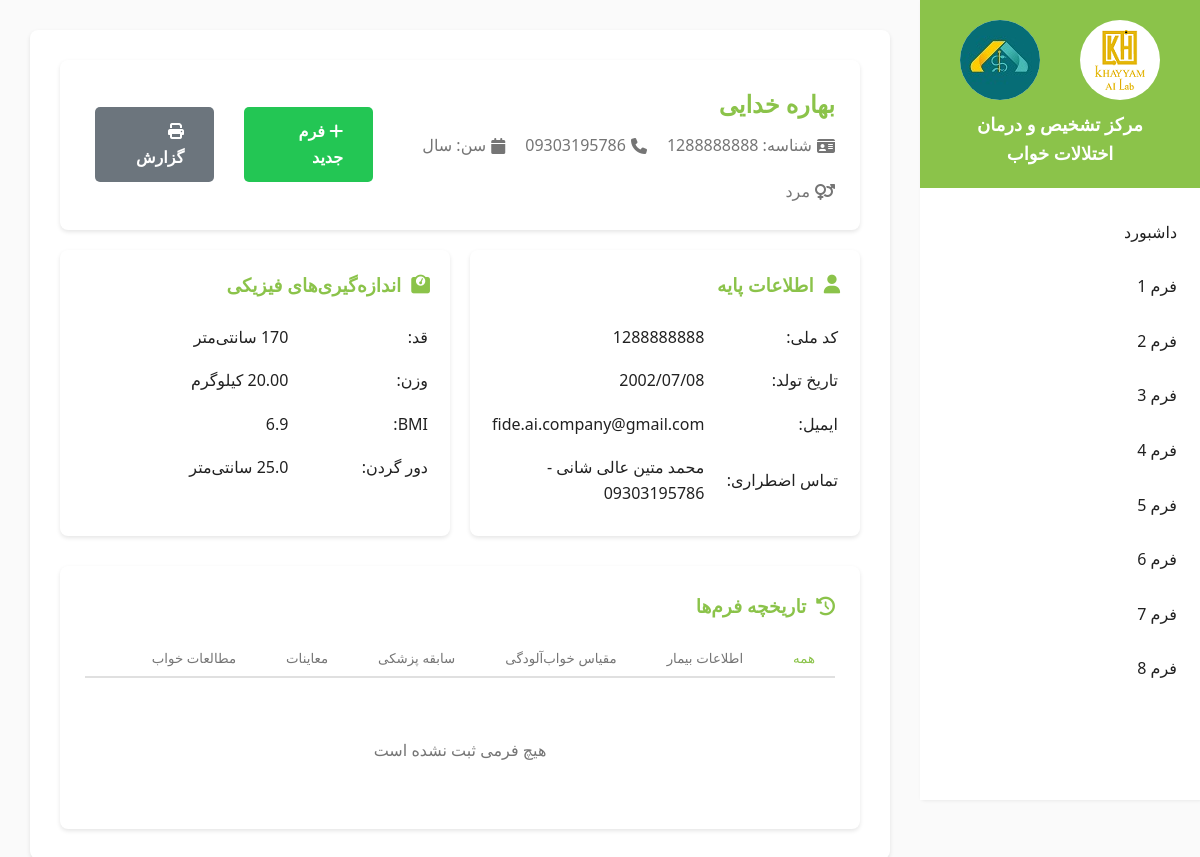
/patients/2/ (signed in), run on the app's committed database.
### patient_app/models.py (models this page shows, shortened)
class Patient(models.Model):
    patient_id = models.CharField(max_length=20, unique=True, verbose_name="شناسه بیمار")
    first_name = models.CharField(max_length=100, verbose_name="نام")
    last_name = models.CharField(max_length=100, verbose_name="نام خانوادگی")
    national_id = models.CharField(max_length=10, unique=True, verbose_name="کد ملی", blank=True, null=True)
    phone = models.CharField(max_length=15, verbose_name="تلفن همراه")
    email = models.EmailField(blank=True, null=True, verbose_name="پست الکترونیکی")
    emergency_contact_name = models.CharField(max_length=200, blank=True, null=True, verbose_name="نام فرد تماس اضطراری")
    emergency_contact_phone = models.CharField(max_length=15, blank=True, null=True, verbose_name="تلفن تماس اضطراری")
    GENDER_CHOICES = [
        ('M', 'مرد'),
        ('F', 'زن'),
    ]
    gender = models.CharField(max_length=1, choices=GENDER_CHOICES, verbose_name="جنسیت")
    birth_date = models.DateField(verbose_name="تاریخ تولد")
    height = models.IntegerField(validators=[MinValueValidator(50), MaxValueValidator(250)],
                                 verbose_name="قد (سانتی متر)")
    weight = models.DecimalField(max_digits=5, decimal_places=2,
                                validators=[MinValueValidator(20), MaxValueValidator(300)],
                                verbose_name="وزن (کیلوگرم)")
    neck_circumference = models.DecimalField(max_digits=4, decimal_places=1, blank=True, null=True,
                                           verbose_name="اندازه دور گردن")
    bmi = models.DecimalField(max_digits=4, decimal_places=2, blank=True, null=True,
                             verbose_name="BMI")
    created_at = models.DateTimeField(auto_now_add=True, verbose_name="تاریخ ایجاد")
    updated_at = models.DateTimeField(auto_now=True, verbose_name="تاریخ آخرین ویرایش")
    created_by = models.ForeignKey(User, on_delete=models.SET_NULL, null=True,
                                  related_name='created_patients', verbose_name="ایجاد کننده")
    class Meta:
        verbose_name = "بیمار"
        verbose_name_plural = "بیماران"
        ordering = ['-created_at']

### patient_app/views.py (the view)
# urls.py: path('patients/<int:patient_id>/', views.patient_detail, name='patient_detail'),
@login_required
def patient_detail(request, patient_id):
    patient = get_object_or_404(Patient, id=patient_id)
    context = {
        'patient': patient,
        'information_forms': patient.information_forms.all(),
        'epworth_forms': patient.epworth_forms.all(),
        'medical_histories': patient.medical_history_forms.all(),
        'physical_exams': patient.physical_exams.all(),
        'symptom_assessments': patient.symptom_assessments.all(),
        'clinical_details': patient.clinical_details.all(),
        'pap_titrations': patient.pap_titrations.all(),
        'supplementary_info': patient.supplementary_info.all(),
        'study_results': patient.sleep_study_results.all(),
        'active_form': 'patients',
    }
    return render(request, 'sleep_clinic/patient_detail.html', context)

### patient_app/templates/sleep_clinic/patient_detail.html (shortened to what this page needs)
{% extends 'base.html' %}
{% block extra_css %}
{% load static %}
<link rel="stylesheet" href="{% static 'css/patient_detail.css' %}">
{% endblock %}
{% block content %}
<div class="patient-detail-container">
    <div class="patient-header">
        <div class="patient-info">
            <h2>{{ patient.first_name }} {{ patient.last_name }}</h2>
            <div class="patient-meta">
                <span><i class="fas fa-id-card"></i> شناسه: {{ patient.patient_id }}</span>
                <span><i class="fas fa-phone"></i> {{ patient.phone }}</span>
                <span><i class="fas fa-calendar"></i> سن: {{ patient.age }} سال</span>
                <span><i class="fas fa-venus-mars"></i> {{ patient.get_gender_display }}</span>
            </div>
        </div>
        <div class="patient-actions">
            <a href="{% url 'patient_app:form1_create' patient.id %}" class="btn btn-primary">
                <i class="fas fa-plus"></i> فرم جدید
            </a>
            <a href="{% url 'patient_app:patient_report' patient.id %}" class="btn btn-secondary">
                <i class="fas fa-print"></i> گزارش
            </a>
        </div>
    </div>
    <div class="details-grid">
        <div class="detail-card">
            <h3><i class="fas fa-user"></i> اطلاعات پایه</h3>
            <table class="detail-table">
                <tr>
                    <td>کد ملی:</td>
                    <td>{{ patient.national_id|default:"-" }}</td>
                </tr>
                <tr>
                    <td>تاریخ تولد:</td>
                    <td>{{ patient.birth_date|date:"Y/m/d" }}</td>
                </tr>
                <tr>
                    <td>ایمیل:</td>
                    <td>{{ patient.email|default:"-" }}</td>
                </tr>
                <tr>
                    <td>تماس اضطراری:</td>
                    <td>{{ patient.emergency_contact_name|default:"-" }} - {{ patient.emergency_contact_phone|default:"-" }}</td>
                </tr>
            </table>
        </div>
        <div class="detail-card">
            <h3><i class="fas fa-weight"></i> اندازه‌گیری‌های فیزیکی</h3>
            <table class="detail-table">
                <tr>
                    <td>قد:</td>
                    <td>{{ patient.height }} سانتی‌متر</td>
                </tr>
                <tr>
                    <td>وزن:</td>
                    <td>{{ patient.weight }} کیلوگرم</td>
                </tr>
                <tr>
                    <td>BMI:</td>
                    <td>{{ patient.bmi|floatformat:1 }}</td>
                </tr>
                <tr>
                    <td>دور گردن:</td>
                    <td>{{ patient.neck_circumference|default:"-" }} سانتی‌متر</td>
                </tr>
            </table>
        </div>
    </div>
    <div class="forms-timeline">
        <h3><i class="fas fa-history"></i> تاریخچه فرم‌ها</h3>
        <div class="form-tabs">
            <button class="tab-button active" onclick="showFormType('all')">همه</button>
            <button class="tab-button" onclick="showFormType('info')">اطلاعات بیمار</button>
            <button class="tab-button" onclick="showFormType('epworth')">مقیاس خواب‌آلودگی</button>
            <button class="tab-button" onclick="showFormType('medical')">سابقه پزشکی</button>
            <button class="tab-button" onclick="showFormType('physical')">معاینات</button>
            <button class="tab-button" onclick="showFormType('studies')">مطالعات خواب</button>
        </div>
        <div class="form-section" id="all-forms">
            <div class="timeline">
                {% for form in all_forms %}
                <div class="timeline-item">
                    <div class="timeline-date">{{ form.form_date|date:"Y/m/d" }}</div>
                    <div class="timeline-content">
                        <h4>{{ form.form_type_display }}</h4>
                        <p>{{ form.summary }}</p>
                        <a href="{{ form.update_url }}" class="btn btn-sm btn-info">مشاهده/ویرایش</a>
                    </div>
                </div>
                {% empty %}
                <p class="no-data">هیچ فرمی ثبت نشده است</p>
                {% endfor %}
            </div>
        </div>
    </div>
</div>
{% endblock %}

### patient_app/templates/base.html (shortened to what this page needs)
<!DOCTYPE html>
<html lang="fa" dir="rtl">
<head>
    {% load static %}
    <link rel="stylesheet" href="{% static 'css/base.css' %}">
    <link rel="stylesheet" href="https://cdnjs.cloudflare.com/ajax/libs/font-awesome/6.5.0/css/all.min.css">
    {% block extra_css %}{% endblock %}
</head>
<body>
    <div class="main-container">
        <aside class="sidebar" id="sidebar">
            <div class="sidebar-header">
                <div class="logo-container">
                    <div class="logo"><img src="{% static 'img/khayyam.png' %}" alt="Logo"></div>
                    <div class="logo"><img class='logo-image' src="{% static 'img/logo.png' %}" alt="Logo"></div>
                </div>
                <div class="clinic-name">مرکز تشخیص و درمان<br>اختلالات خواب</div>
            </div>
            <nav>
                <ul class="nav-menu">
                    <li class="nav-item">
                        <a href="{% url 'dashboard' %}" class="nav-link {% if active_form == 'dashboard' %}active{% endif %}">
                            داشبورد
                        </a>
                    </li>
                    <li class="nav-item">
                        <a href="{% url 'form4' %}" class="nav-link {% if active_form == 'form4' %}active{% endif %}">
                            فرم 1
                        </a>
                    </li>
                    <li class="nav-item">
                        <a href="{% url 'form2' %}" class="nav-link {% if active_form == 'form2' %}active{% endif %}">
                           فرم 2
                        </a>
                    </li>
                    <li class="nav-item">
                        <a href="{% url 'form6' %}" class="nav-link {% if active_form == 'form6' %}active{% endif %}">
                            فرم 3
                        </a>
                    </li>
                    <li class="nav-item">
                        <a href="{% url 'form3' %}" class="nav-link {% if active_form == 'form3' %}active{% endif %}">
                           فرم 4
                        </a>
                    </li>
                    <li class="nav-item">
                        <a href="{% url 'form8' %}" class="nav-link {% if active_form == 'form8' %}active{% endif %}">
                           فرم 5
                        </a>
                    </li>
                    <li class="nav-item">
                        <a href="{% url 'form5' %}" class="nav-link {% if active_form == 'form5' %}active{% endif %}">
                           فرم 6
                        </a>
                    </li>
                    <li class="nav-item">
                        <a href="{% url 'form1' %}" class="nav-link {% if active_form == 'form1' %}active{% endif %}">
                            فرم 7
                        </a>
                    </li>
                    <li class="nav-item">
                        <a href="{% url 'form7' %}" class="nav-link {% if active_form == 'form7' %}active{% endif %}">
                           فرم 8
                        </a>
                    </li>
                </ul>
            </nav>
        </aside>
        <main class="main-content">
            <div class="form-container">
                {% block content %}{% endblock %}
            </div>
        </main>
    </div>
</body>
</html>

### static/css/base.css (style rules this page uses)
* { margin: 0; padding: 0; box-sizing: border-box; }
:root { --primary-green: #8BC34A; --dark-green: #13c675; --light-green: #f0f8f0; --text-dark: #212121; --text-light: #757575; --border-color: #E0E0E0; --bg-light: #FAFAFA; --white: #FFFFFF; --shadow: 0 2px 4px rgba(0,0,0,0.1); --shadow-hover: 0 4px 8px rgba(0,0,0,0.15); }
body { font-family:'Segoe UI', 'B Nazanin', Tahoma, Arial, sans-serif; background-color: var(--bg-light); color: var(--text-dark); line-height: 1.6; }
.main-container { display: flex; min-height: 100vh; }
.sidebar { width: 280px; background-color: var(--white); box-shadow: 2px 0 4px rgba(0,0,0,0.1); position: fixed; height: 100vh; overflow-y: auto; z-index: 1000; transition: transform 0.3s ease; }
.sidebar-header { background-color: var(--primary-green); padding: 20px; text-align: center; }
.logo-container { display: flex; justify-content: space-around; align-items: center; margin-bottom: 10px; }
a { text-decoration: none; }
.logo { width: 80px; height: 80px; background-color: var(--white); border-radius: 50%; display: flex; align-items: center; justify-content: center; font-weight: bold; color: var(--primary-green); }
.logo-image { width: 100%; height: 100%; object-fit: cover; border-radius: 50%; }
.clinic-name { color: var(--white); font-size: 18px; font-weight: bold; margin-top: 10px; }
.nav-menu { list-style: none; padding: 20px 0; }
.nav-item { margin-bottom: 5px; }
.nav-link { display: block; padding: 12px 20px; color: var(--text-dark); text-decoration: none; transition: all 0.3s ease; border-right: 3px solid transparent; }
.main-content { flex: 1; margin-right: 280px; padding: 30px; }
.form-container { background-color: var(--white); border-radius: 8px; box-shadow: var(--shadow); padding: 30px; max-width: 900px; margin: 0 auto; }
.btn { padding: 10px 20px; border: none; border-radius: 4px; cursor: pointer; font-size: 14px; font-weight: 500; transition: all 0.3s ease; }
.btn-primary { background-color: var(--primary-green); color: var(--white); }
.btn-secondary { background-color: var(--white); color: var(--primary-green); border: 1px solid var(--primary-green); }
.btn { padding: 12px 30px; border: none; border-radius: 5px; font-size: 16px; font-weight: 600; cursor: pointer; margin: 0 10px; transition: all 0.3s ease; }
.btn-primary { background-color: #23c654; color: white; }
.btn-secondary { background-color: #6c757d; color: white; }

### static/css/patient_detail.css (style rules this page uses)
.patient-detail-container { max-width: 1200px; margin: 0 auto; }
.patient-header { background: white; padding: 25px; border-radius: 8px; box-shadow: var(--shadow); display: flex; justify-content: space-between; align-items: center; margin-bottom: 20px; }
.patient-info h2 { margin: 0 0 10px 0; color: var(--primary-green); }
.patient-meta { display: flex; gap: 20px; flex-wrap: wrap; color: var(--text-light); }
.patient-meta span { display: flex; align-items: center; gap: 5px; }
.patient-actions { display: flex; gap: 10px; }
.details-grid { display: grid; grid-template-columns: repeat(auto-fit, minmax(300px, 1fr)); gap: 20px; margin-bottom: 30px; }
.detail-card { background: white; padding: 20px; border-radius: 8px; box-shadow: var(--shadow); }
.detail-card h3 { margin: 0 0 15px 0; color: var(--primary-green); display: flex; align-items: center; gap: 10px; }
.detail-table { width: 100%; }
.detail-table td { padding: 8px 0; }
.detail-table td:first-child { font-weight: 500; width: 40%; }
.forms-timeline { background: white; padding: 25px; border-radius: 8px; box-shadow: var(--shadow); }
.forms-timeline h3 { margin: 0 0 20px 0; color: var(--primary-green); display: flex; align-items: center; gap: 10px; }
.form-tabs { display: flex; gap: 10px; margin-bottom: 20px; border-bottom: 2px solid var(--border-color); overflow-x: auto; }
.tab-button { background: none; border: none; padding: 10px 20px; cursor: pointer; color: var(--text-light); transition: all 0.3s ease; white-space: nowrap; }
.tab-button.active { color: var(--primary-green); border-bottom: 2px solid var(--primary-green); margin-bottom: -2px; }
.no-data { text-align: center; color: var(--text-light); padding: 40px; }

### data on the page
Patient: first_name "بهاره", last_name "خدایی", patient_id "1288888888", phone "09303195786", gender "مرد", national_id "1288888888", birth_date "2002/07/08", email "fide.ai.company@gmail.com", emergency_contact_name "محمد متین عالی شانی", emergency_contact_phone "09303195786", weight "20.00", bmi "6.9"
